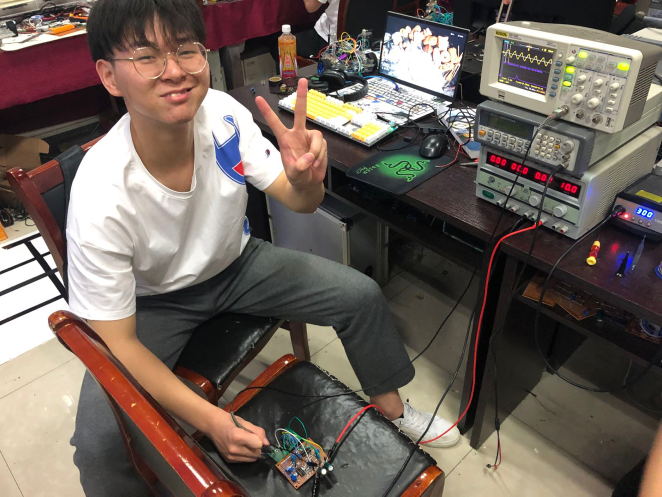
#> input picture opencv_py/trainer/zm.jpg, 1324 x 993 px (shown at 1/2 size)
$ python '05人脸识别.py'
#> lines starting #> are read from the running program, lines starting #| are printed output that depends on the picture; after the words box and inside, x2 and y2 are one past the last pixel; in counts of white or black regions, pixels touching at a corner belong together
#> further down, img is the input picture: shape (993, 1324, 3); mean B, G, R 89.7, 97.4, 109.4
# 导入Cv模块
import cv2 as cv


# 检测函数
def face_detect_demo():
    gary = cv.cvtColor(img, cv.COLOR_RGB2GRAY)
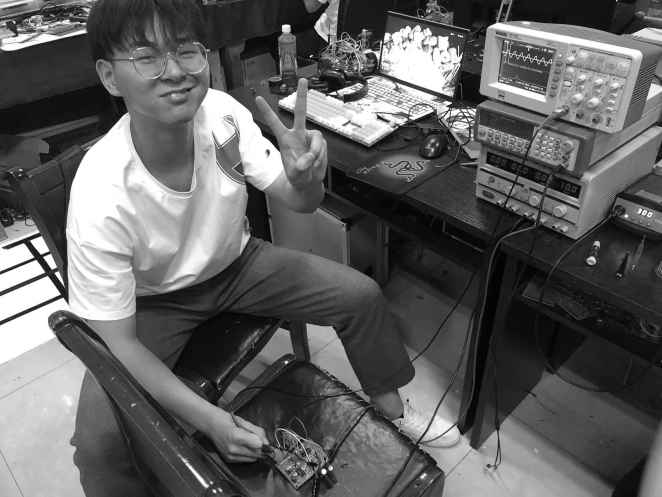
#> gary: shape (993, 1324) (shown at 1/2 size); min 0, max 255, mean 96.4
    face_detect = cv.CascadeClassifier('E:/opencv/opencv/sources/data/haarcascades/haarcascade_frontalface_alt2.xml')
    face = face_detect.detectMultiScale(gary, 1.01, 10, 0)
#> face = [[837, 76, 48, 48], [862, 80, 57, 57], [757, 106, 50, 50], [231, 26, 211, 211]]
    for x, y, w, h in face:
        cv.rectangle(img, (x, y), (x + w, y + h), color=(38, 171, 237), thickness=2)
#> this loop made 4 passes
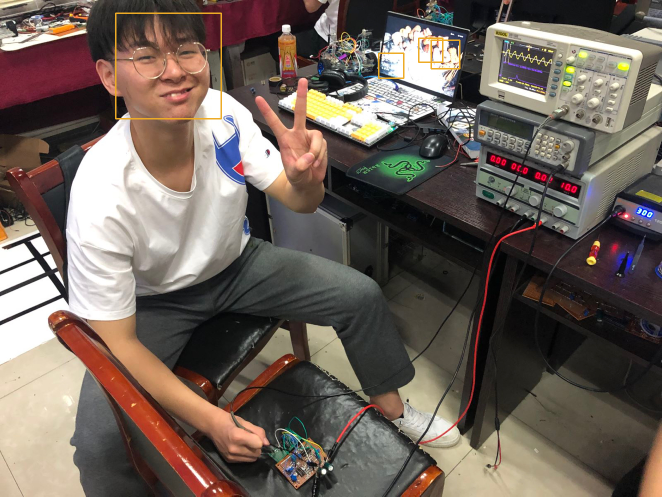
#> img: shape (993, 1324, 3) (shown at 1/2 size); 0.33% of pixels changed, all inside (x1, y1, x2, y2) = (230, 25, 921, 239)
    cv.imshow('result', img)


# 读取图片
img = cv.imread('zm.jpg')
# 检测函数
face_detect_demo()

# 等待
while True:
    if ord('q') == cv.waitKey(8):
#> (key q is pressed here)
        break

# 释放内存
cv.destroyAllWindows()
